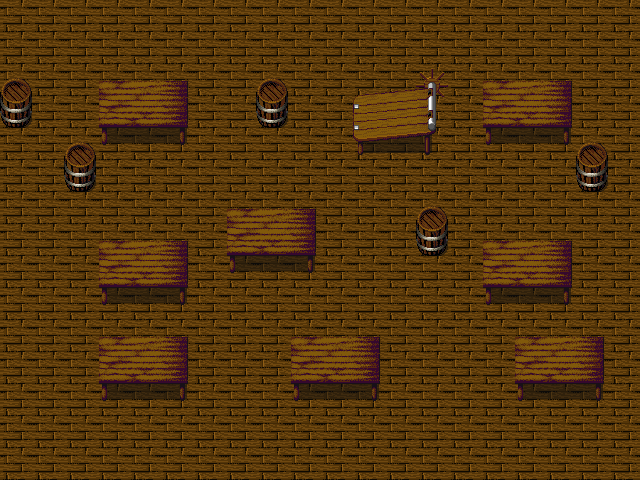

This game map was drawn from its Tiled (.tmx) file and the tilesets committed beside it. A one-line description and the trimmed map source follow:
An orthogonal 20x15 tile map with 32x32 px tiles, 3 tile layers (base, base, top) and 14 objects.

<map version="1.0" orientation="orthogonal" width="20" height="15" tilewidth="32" tileheight="32">
 <tileset firstgid="1" name="tileset" tilewidth="32" tileheight="32">
  <image source="../tileset.png" />
 </tileset>
 <layer name="base" width="20" height="15">
  <data>[300 cells, 300 non-empty, 1 distinct tile ids]</data>
 </layer>
 <layer name="base" width="20" height="15">
  <data>[300 cells, 59 non-empty, 13 distinct tile ids]</data>
 </layer>
 <layer name="top" width="20" height="15">
  <data>[300 cells, 32 non-empty, 7 distinct tile ids]</data>
 </layer>
 <objectgroup name="collision" width="20" height="15">
  <object name="" x="96" y="96" width="96" height="32" />
  <object name="" x="480" y="96" width="96" height="32" />
  <object name="" x="480" y="256" width="96" height="32" />
  <object name="" x="512" y="352" width="96" height="32" />
  <object name="" x="288" y="352" width="96" height="32" />
  <object name="" x="96" y="256" width="96" height="32" />
  <object name="" x="96" y="352" width="96" height="32" />
  <object name="" x="224" y="224" width="96" height="32" />
  <object name="" x="352" y="96" width="96" height="32" />
  <object name="" x="64" y="160" width="32" height="32" />
  <object name="" x="0" y="96" width="32" height="32" />
  <object name="" x="416" y="224" width="32" height="32" />
  <object name="" x="256" y="96" width="32" height="32" />
  <object name="" x="576" y="160" width="32" height="32" />
 </objectgroup>
</map>
